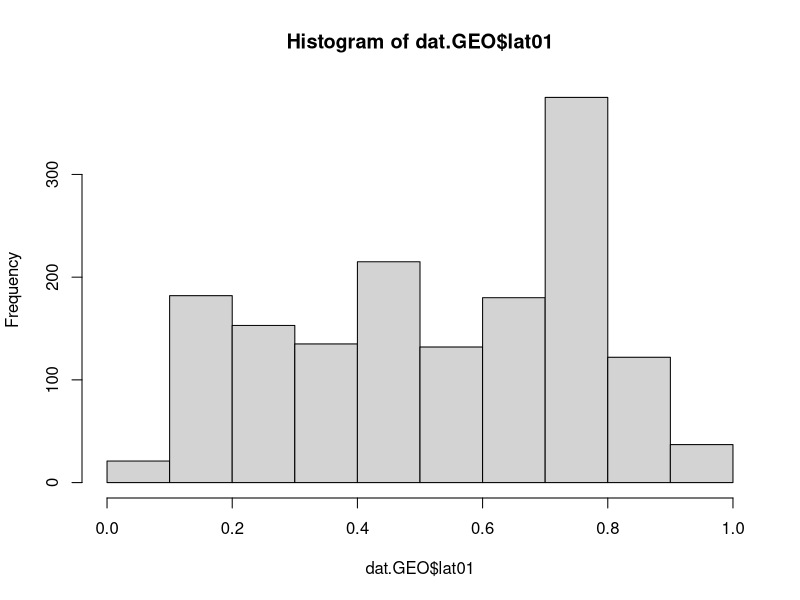
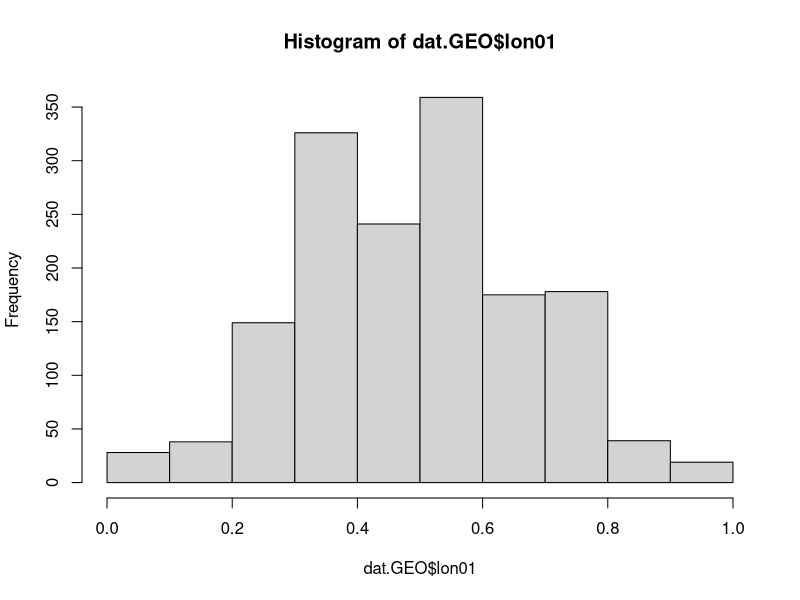
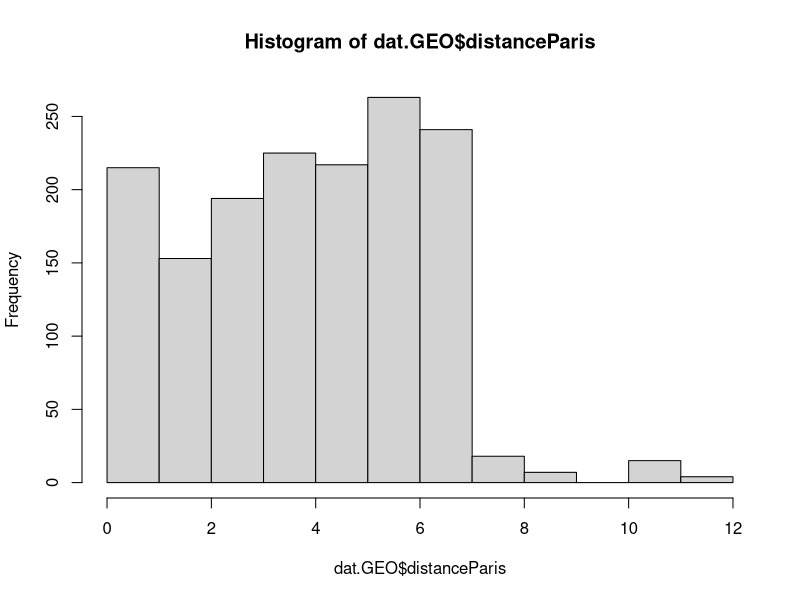
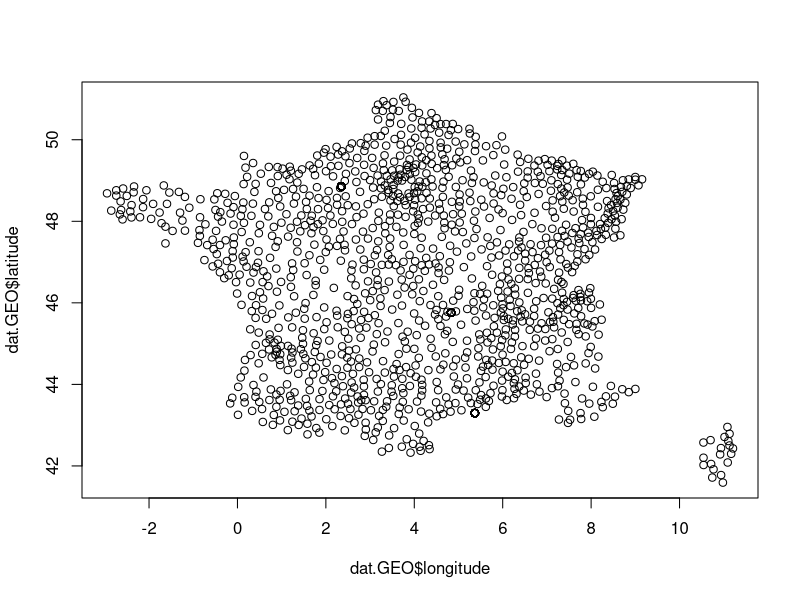
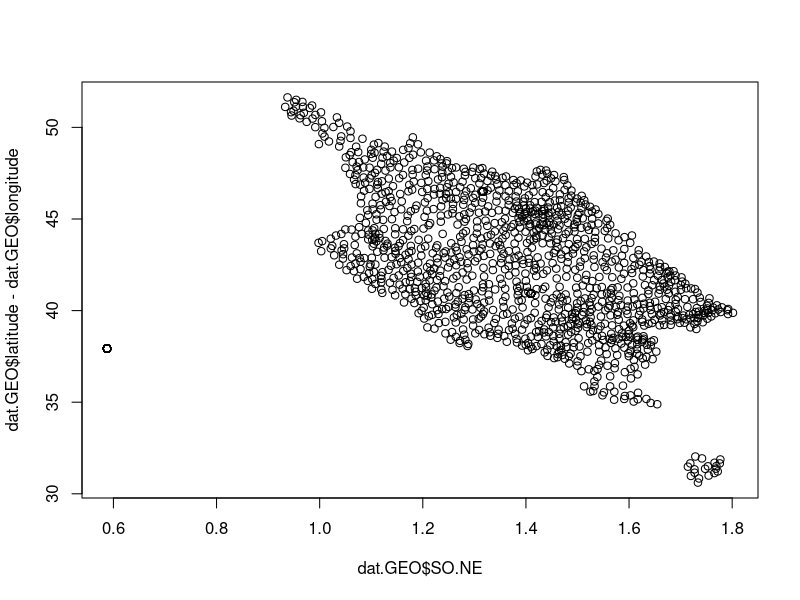

Here is the R script that generated these plots, in order:
dat.GEO <- read.csv("../data/GEO_brut_OLD.csv")

# Some values were erroneously entered, this script corrects them
ierrors <- which(as.numeric(substr(dat.GEO$latitude, 1, 2)) < 35)

# Correct the errors for Marseille
dat.GEO[ierrors, "latitude"] <- dat.GEO[ierrors, "latitude"] + 30

dat.GEO$lat01 <- (dat.GEO$latitude - min(dat.GEO$latitude)) / (max(dat.GEO$latitude) - min(dat.GEO$latitude))
hist(dat.GEO$lat01)
hist(dat.GEO$lon01)

# Recompute distance to Paris
# Paris = Paris 04
iParis <- which(dat.GEO$codgeo == "75104")
lat.Paris <- dat.GEO[iParis, "latitude"]
lon.Paris <- dat.GEO[iParis, "longitude"]

dat.GEO$distanceParis <- sqrt((dat.GEO$latitude - lat.Paris)^2 + (dat.GEO$longitude - lon.Paris)^2)
hist(dat.GEO$distanceParis)

plot(dat.GEO$longitude, dat.GEO$latitude)
plot(dat.GEO$SO.NE, dat.GEO$latitude - dat.GEO$longitude)

# Remove the erroneous verions
dat.GEO <- dat.GEO[, which(names(dat.GEO) != "distParis")]

# Export the corrected dataset
write.csv(x = dat.GEO, file = "../data/GEO_brut.csv", row.names = FALSE)

